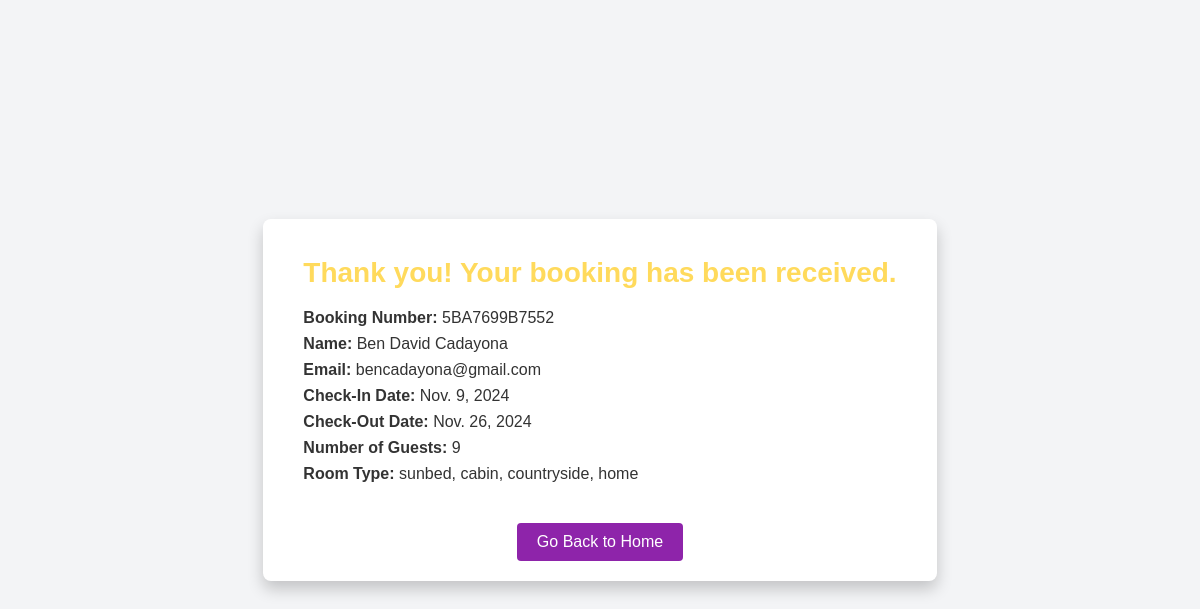
The app's page /success/ (signed in), older data.
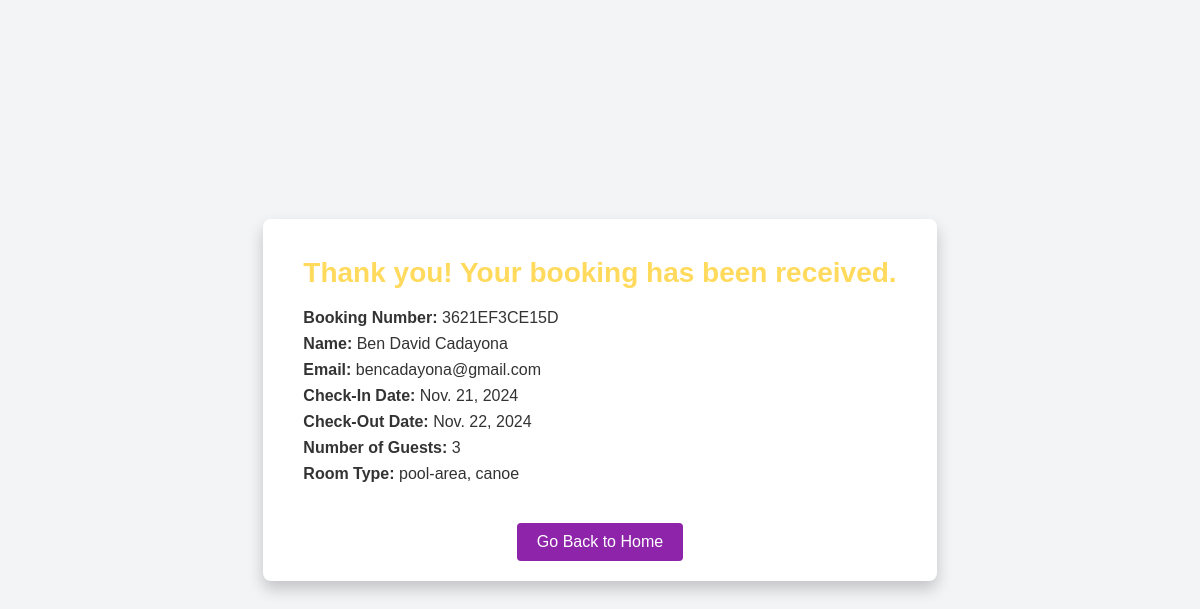
The same page, newer data.
### api/models.py (models this page shows, shortened)
class Booking(models.Model):
    user = models.ForeignKey(User, on_delete=models.CASCADE, null=True)
    name = models.CharField(max_length=100)
    email = models.EmailField()
    check_in = models.DateField()
    check_out = models.DateField()
    guests = models.IntegerField()
    room_types = models.TextField(null=True)
    booking_number = models.CharField(max_length=12,editable=False, default=uuid.uuid4().hex[:12].upper())

### api/views.py (the view)
# urls.py: path('success/', success, name='success'),
@login_required
def success(request):
    booking = Booking.objects.filter(user=request.user).latest('id')
    return render(request, 'success.html', {'booking': booking})

### api/templates/success.html (shortened to what this page needs)
<!DOCTYPE html>
<html lang="en">
<head>
</head>
<body>
    <div class="container">
        <h1>Thank you! Your booking has been received.</h1>
        <div class="details">
            <p><strong>Booking Number:</strong> {{ booking.booking_number }}</p>
            <p><strong>Name:</strong> {{ booking.name }}</p>
            <p><strong>Email:</strong> {{ booking.email }}</p>
            <p><strong>Check-In Date:</strong> {{ booking.check_in }}</p>
            <p><strong>Check-Out Date:</strong> {{ booking.check_out }}</p>
            <p><strong>Number of Guests:</strong> {{ booking.guests }}</p>
            <p><strong>Room Type:</strong> {{ booking.room_types }}</p>
        </div>
        <a href="{% url 'home' %}" class="button">Go Back to Home</a>
    </div>
</body>
</html>

Row changes from the older to the newer data that the page shows:
no longer on this page (row unchanged): Booking: booking_number "5BA7699B7552", name "Ben David Cadayona", email "bencadayona@gmail.com", check_in "Nov. 9, 2024", check_out "Nov. 26, 2024", guests "9", room_types "sunbed, cabin, countryside, home"
added Booking: booking_number "3621EF3CE15D", name "Ben David Cadayona", email "bencadayona@gmail.com", check_in "Nov. 21, 2024", check_out "Nov. 22, 2024", guests "3", room_types "pool-area, canoe"
